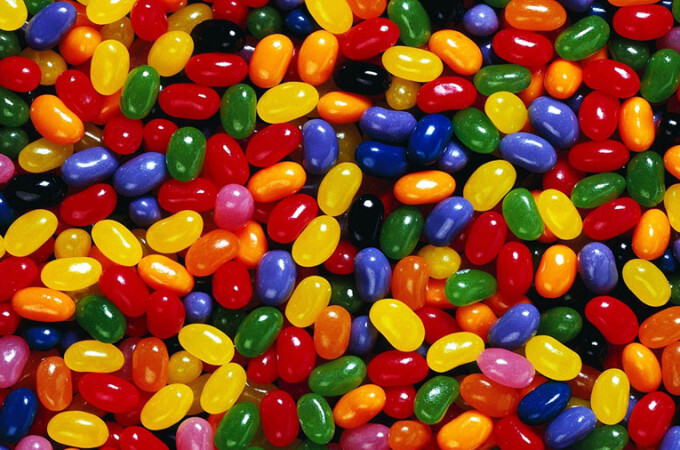
#> input picture images/Jelly Beans.jpg, 680 x 450 px, found by its file name
$ python bean_counter.py
#> lines starting #> are read from the running program, lines starting #| are printed output that depends on the picture
### colour_helper.py
# Colour Helper
# Functions that help wither colours

def pixel_to_name(pixel: tuple) -> str:
    """Given a 3-tuple, return a string representing
    its colour

    Params:
        pixel = 3-tuple of values (red, green, blue)

    Returns:
        name of the colour
    """
    red, green, blue = pixel

    # TODO: detect jelly bean green
    if red < 200 and blue < 200 and green > 220:
        return "green"
    elif red > 170 and green < 60 and blue < 60:
        return "red"
    elif red < 60 and green > 80 and blue < 60:
        return "jelly bean green"
    elif red > 218 and 190 < green < 220 and blue < 10:
        return "jelly bean yellow"
    else:
        return "colour unknown"


print(pixel_to_name((180, 3, 2)))
print(pixel_to_name((255, 255, 255)))

# [47 lines left out: functions is_light, pixel_to_grayscale, pixel_to_random_effect, not called in this run]

### bean_counter.py
# Jelly Bean Colour Counter
# Author: Aishani
# 9 January 2024

# Version 0.1
#  - Count red pixels/beans
#  - Report on the % of all red beans
# Version 0.2
#  - Count green pixels/beans
#  - Report on the % of all green beans
# Version 0.3
#  - Count yellow pixels/beans
#  - Report on the % of all red beans


from PIL import Image

import colour_helper

RED_PIXEL = (160, 0, 0)
GREEN_PIXEL = (0, 160, 0)
YELLOW_PIXEL =(250, 225, 50)

jelly_bean_img = Image.open("./Images/Jelly Beans.jpg")
#> jelly_bean_img is the input picture: PIL image 680x450 RGB; mean R, G, B 133.4, 70.9, 32

red_pixels = []
green_pixels = []
yellow_pixels = []

# Visit every pixel in the image
for y in range(jelly_bean_img.height):
    for x in range(jelly_bean_img.width):
        # Get the pixel information
        current_pixel = jelly_bean_img.getpixel((x, y))

        # Detect the current pixel's colour
        if colour_helper.pixel_to_name(current_pixel) == "red":
            red_pixels.append((x, y))
        elif colour_helper.pixel_to_name(current_pixel) == "jelly bean green":
            green_pixels.append((x, y))
        elif colour_helper.pixel_to_name(current_pixel) == "jelly bean yellow":
            yellow_pixels.append((x, y))

# Create a map of all red pixels "found"
# Create a new image that stores the map
#   - the new image should be the same size as original
orig_image_width = jelly_bean_img.width
orig_image_height = jelly_bean_img.height

green_pixel_map = Image.new("RGB", (orig_image_width, orig_image_height))
#> green_pixel_map: PIL image 680x450 RGB; every value is 0
red_pixel_map = Image.new("RGB", (orig_image_width, orig_image_height))
yellow_pixel_map = Image.new("RGB", (orig_image_width, orig_image_height))

# For every pixel location in the red_pixels list
# Place a red pixel at that location
for pixel_loc in green_pixels:
    green_pixel_map.putpixel(pixel_loc, GREEN_PIXEL)
#> this loop made 17524 passes
#> pixel_loc on passes 1 to 3: (25, 0), (26, 0), (27, 0)
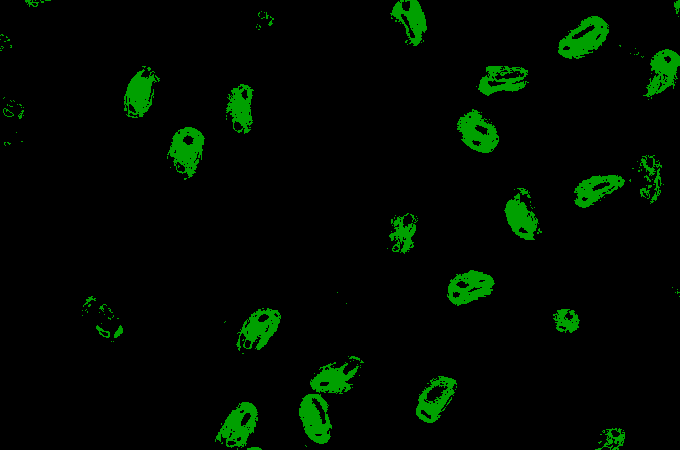
#> green_pixel_map: PIL image 680x450 RGB; mean R, G, B 0, 9.2, 0

for pixel_loc in red_pixels:
    red_pixel_map.putpixel(pixel_loc, RED_PIXEL)
#> this loop made 46650 passes
#> pixel_loc on passes 1 to 3: (64, 0), (138, 0), (139, 0)
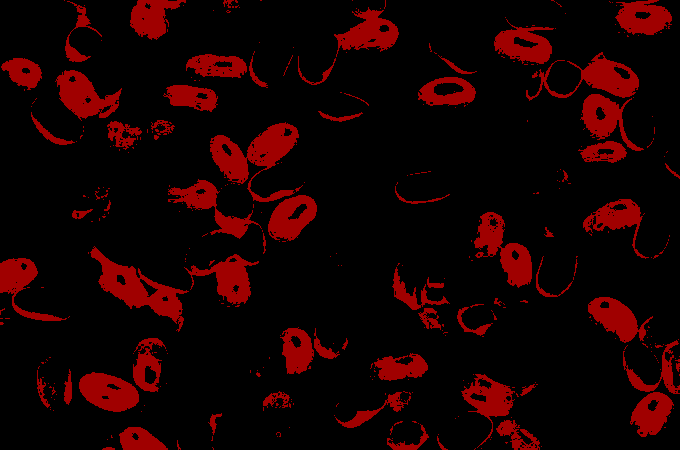
#> red_pixel_map: PIL image 680x450 RGB; mean R, G, B 24.4, 0, 0

for pixel_loc in yellow_pixels:
    yellow_pixel_map.putpixel(pixel_loc, YELLOW_PIXEL)
#> this loop made 10462 passes
#> pixel_loc on passes 1 to 3: (2, 0), (3, 0), (18, 0)
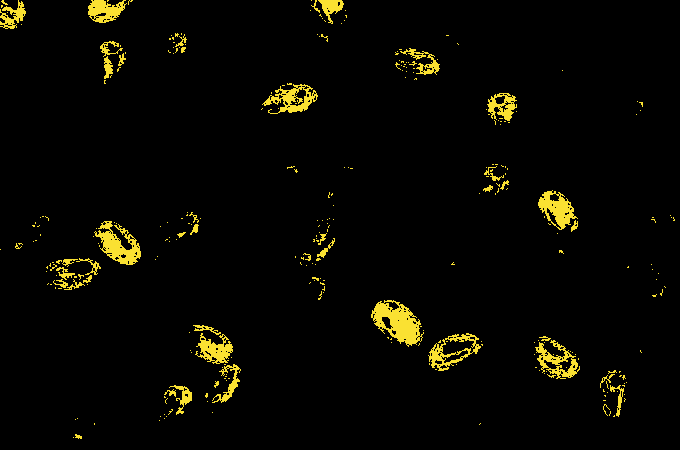
#> yellow_pixel_map: PIL image 680x450 RGB; mean R, G, B 8.5, 7.7, 1.7

# Save the image
green_pixel_map.save("./Images/green_pixel_map.jpg")
green_pixel_map.close()

red_pixel_map.save("./Images/red_pixel_map.jpg")
red_pixel_map.close()

yellow_pixel_map.save("./Images/yellow_pixel_map.jpg")
yellow_pixel_map.close()

# Count all the locations of red pixels
red_pixel_count = len(red_pixels)
green_pixel_count = len(green_pixels)
yellow_pixel_count = len(yellow_pixels)
total_pixels = jelly_bean_img.width * jelly_bean_img.height

# Divide by the total pixels in the image
red_pixel_percentage = red_pixel_count / total_pixels * 100
green_pixel_percentage = green_pixel_count / total_pixels * 100
yellow_pixel_percentage = yellow_pixel_count / total_pixels * 100

# Generate the report
print(f"Red Jelly Beans: {round(red_pixel_percentage, 2)}%")
#| Red Jelly Beans: 15.25%
print(f"Green Jelly Beans: {round(green_pixel_percentage, 2)}%")
#| Green Jelly Beans: 5.73%
print(f"Yellow Jelly Beans: {round(yellow_pixel_percentage, 2)}%")
#| Yellow Jelly Beans: 3.42%

jelly_bean_img.close()
